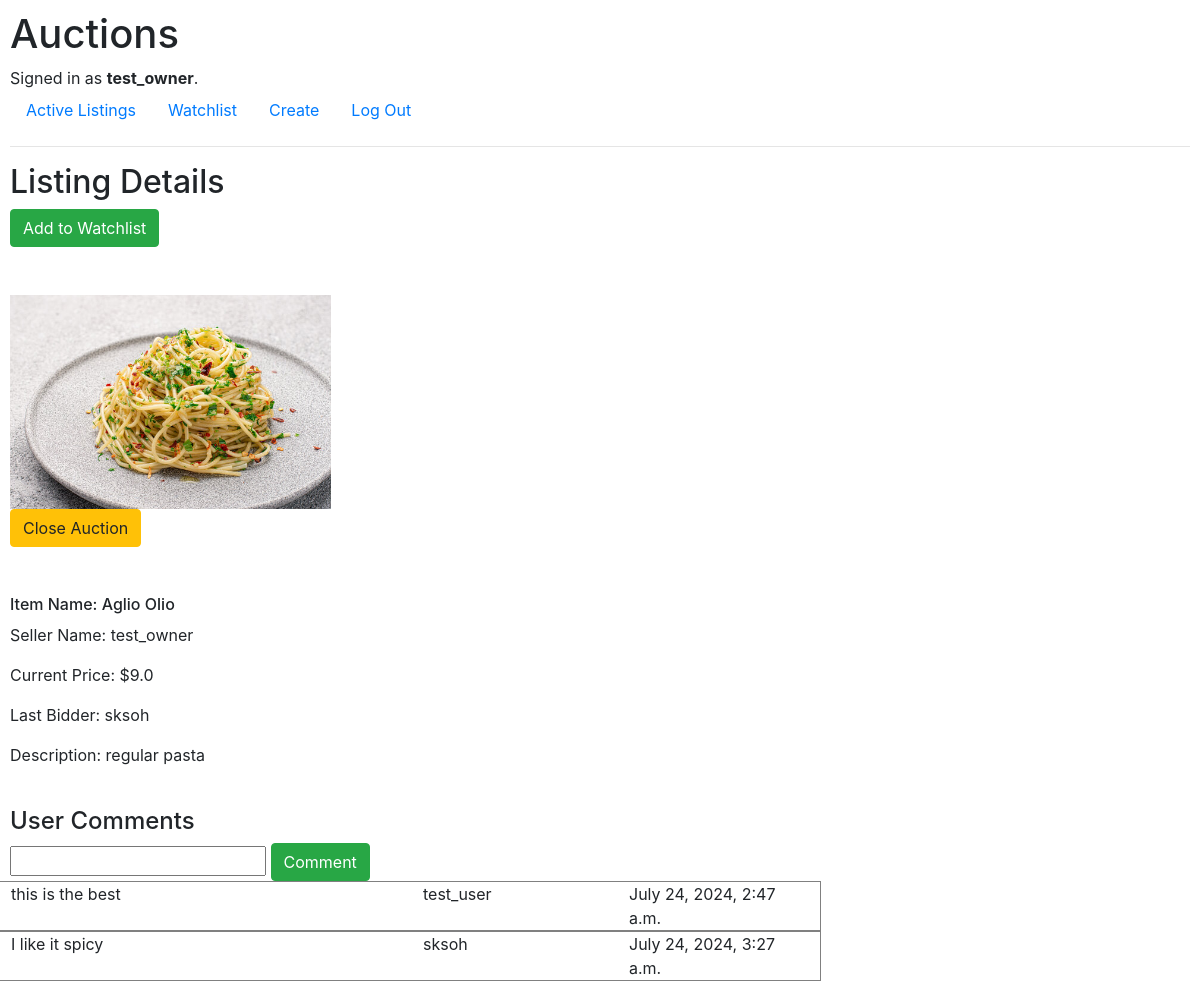
The app's page /listing/1 (signed in) with its own data.
### auctions/models.py (models this page shows, shortened)
class User(AbstractUser):
    pass

class Listing(models.Model):
    title = models.CharField(max_length=64)
    description = models.CharField(max_length=64)
    start_bid = models.FloatField()
    image_url = models.CharField(max_length=500)
    active_status = models.BooleanField(default=True)
    owner = models.ForeignKey(User, on_delete=models.CASCADE, blank=True, null=True, related_name='userlist')
    category = models.ForeignKey(Category, on_delete=models.CASCADE, blank=True, null=True, related_name='category')
    watchlist = models.ManyToManyField(User, blank=True, null=True, related_name="listingwatchlist")

class Bid(models.Model):
    bidder = models.ForeignKey(User, on_delete=models.CASCADE, blank=True, null=True, related_name='bidder_name')
    price = models.FloatField()
    listing = models.ForeignKey(Listing,on_delete=models.CASCADE, related_name='auction_item')
    date_time = models.DateTimeField(auto_now_add=True)

class Comments(models.Model):
    author = models.ForeignKey(User, on_delete=models.CASCADE, blank=True, null=True, related_name='author_name')
    comment = models.CharField(max_length=500)
    listing = models.ForeignKey(Listing,on_delete=models.CASCADE)
    date_time = models.DateTimeField(auto_now_add=True)

### auctions/views.py (the view)
# urls.py: path("listing/<int:post_id>", views.listing, name="listing"),
def listing(request, post_id, message=None):
    listingdata = Listing.objects.get(pk=post_id)
    is_watchlist = request.user in listingdata.watchlist.all()
    all_bids = Bid.objects.filter(listing=listingdata)
    last_bid = all_bids.last()
    all_commments = Comments.objects.filter(listing=listingdata)
    return render(request, "auctions/listing.html",
        {"listing": listingdata,
         "is_watchlist": is_watchlist,
         "last_bid": last_bid,
         "message": message,
         "all_commments": all_commments
         })

### auctions/templates/auctions/listing.html (shortened to what this page needs)
{% extends "auctions/layout.html" %}
{% block body %}
<h2>Listing Details</h2>
{% if user.is_authenticated %}
    {% if is_watchlist == True %}
    <form action="{% url 'removeWatchlist' post_id=listing.id %}" method="post">
        {% csrf_token %}
        <button type="submit" class="btn btn-warning">Remove from Watchlist</button>
    </form>
    {% else %}
    <form action="{% url 'addWatchlist' post_id=listing.id %}" method="post">
        <button type="submit" class="btn btn-success">Add to Watchlist</button>
    </form>
    {% endif %}
    <br><br>
    <img src="../../{{ listing.image_url }}" height="214px">
    {% if listing.active_status == False and user != listing.owner and user == last_bid.bidder %}
    <div class="alert alert-success" role="alert">
        Congratulations {{last_bid.bidder}}! You have won the auction!
        </div>
    {% elif listing.active_status and user == listing.owner %}
    <form action="{% url 'close_bid' post_id=listing.id %}" method="post">
        <button type="submit" class="btn btn-warning">Close Auction</button>
    </form>
    {% elif listing.active_status == True and user != listing.owner %}
    <form action="{% url 'new_bid' post_id=listing.id %}" method="post">
        {% csrf_token %}
        <input type="number" name="bid_price">
        <button type="submit" class="btn btn-success">Submit Bid</button>
    </form>
    {% endif %}
{% endif %}
<br><br>
<h6>Item Name: {{ listing.title }}</h6>
<p>Seller Name: {{ listing.owner }}</p>
<p>Current Price: ${{ last_bid.price }}</p>
{% if listing.owner != last_bid.bidder %}
    <p>Last Bidder: {{last_bid.bidder}}</p>
{% endif %}
<p>Description: {{ listing.description }}</p>
<br>
<h4>User Comments</h4>
{% if user.is_authenticated %}
    <form action="{% url 'comment' post_id=listing.id %}" method="post">
        <input type="text" name="user_comment">
        <button type="submit" class="btn btn-success">Comment</button>
    </form>
{% endif %}
<ul class="list-group">
    {% for comment in all_commments %}
    <div class="row align-items-start" style="width:70%; border:1px solid grey">
        <div class="col-6">
            {{ comment.comment }}
        </div>
        <div class="col-3">
            {{ comment.author }}
        </div>
        <div class="col-3">
            {{ comment.date_time }}
        </div>
    </div>
    {% endfor %}
</ul>
{% endblock %}

### auctions/templates/auctions/layout.html (shortened to what this page needs)
{% load static %}
<!DOCTYPE html>
<html lang="en">
<head>
    <link rel="stylesheet" href="https://stackpath.bootstrapcdn.com/bootstrap/4.4.1/css/bootstrap.min.css"
>
    <link href="{% static 'auctions/styles.css' %}" rel="stylesheet">
</head>
<body>
    <h1>Auctions</h1>
    <div>
        {% if user.is_authenticated %}
        Signed in as <strong>{{ user.username }}</strong>.
        {% else %}
        Not signed in.
        {% endif %}
    </div>
    <ul class="nav">
        <li class="nav-item">
            <a class="nav-link" href="{% url 'index' %}">Active Listings</a>
        </li>
        {% if user.is_authenticated %}
        <li class="nav-item">
            <a class="nav-link" href="{% url 'watchlist' %}">Watchlist</a>
        </li>
        <li class="nav-item">
            <a class="nav-link" href="{% url 'create' %}">Create</a>
        </li>
        <li class="nav-item">
            <a class="nav-link" href="{% url 'logout' %}">Log Out</a>
        </li>
        {% endif %}
    </ul>
    <hr>
    {% block body %}
    {% endblock %}
</body>
</html>

### auctions/static/auctions/styles.css (style rules this page uses)
body { padding: 10px; }

### records on screen
User: username "test_owner"
Listing: image_url (picture), title "Aglio Olio", owner "test_owner", description "regular pasta"
Bid: price "9.0", bidder "sksoh"
Comments: comment "this is the best", author "test_user", date_time "July 24, 2024, 2:47 a.m."
Comments: comment "I like it spicy", author "sksoh", date_time "July 24, 2024, 3:27 a.m."
